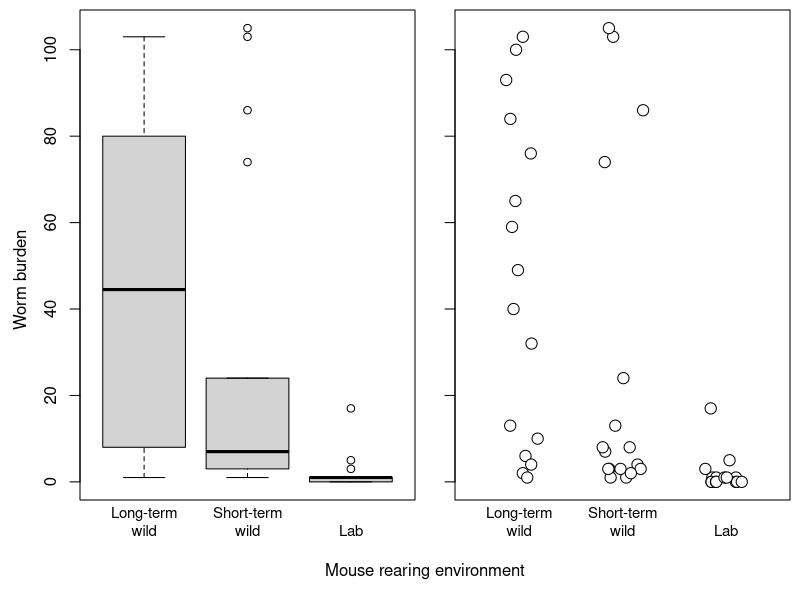
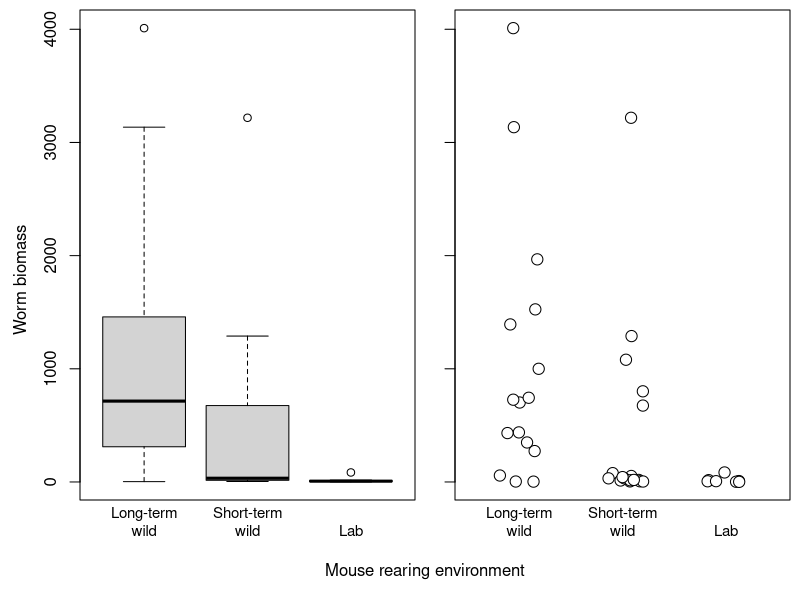

Write R code to recreate these figures, in order. (Note: this script raises an error after producing the figures.)
## ---- chunk 1
knitr::opts_chunk$set(echo = FALSE,
                      dev=c('png','tiff'),
                      fig.path='figures/')
## ---- chunk 2
library(tidyverse)
x <- read.csv("Stony_Ford_pilot.csv")
names(x)
colnames(x)[1] <- "year"
colnames(x)[7] <- "mln.ifn"
colnames(x)[8] <- "mln.il13"
colnames(x)[9] <- "gp.ifn"
colnames(x)[10] <- "gp.il13"
mutate(x,
       mln.ifn=as.numeric(mln.ifn),
       mln.il13=as.numeric(mln.il13),
       treatment=as.factor(treatment),
       push.to.IFN=as.factor(push.to.IFN)) -> x
## for each infected treatment, condense
lapply(levels(x$treatment),
       function(t) ## build a dataframe with the key information for this treatment
           data.frame(year=subset(x, treatment==t)[1,'year'],
                      treatment=subset(x, treatment==t)[1,'treatment'],
                      push.to.IFN=subset(x, treatment==t)[1,'push.to.IFN'],
                      timepoint=subset(x, treatment==t)[1:(nrow(subset(x,treatment==t))/2),"timepoint"],
                      gp.ifn=subset(x, treatment==t)[1:(nrow(subset(x,treatment==t))/2),"gp.ifn"],
                      gp.il13=subset(x, treatment==t)[1:(nrow(subset(x,treatment==t))/2),"gp.il13"],
                      mln.ifn=subset(x, treatment==t)[(nrow(subset(x,treatment==t))/2+1):nrow(subset(x,treatment==t)),"mln.ifn"],
                      mln.il13=subset(x, treatment==t)[(nrow(subset(x,treatment==t))/2+1):nrow(subset(x,treatment==t)),"mln.il13"],
                      worm.count=subset(x, treatment==t)[1:(nrow(subset(x,treatment==t))/2),"worm.count"],
                      worm.biomass=subset(x, treatment==t)[1:(nrow(subset(x,treatment==t))/2),"worm.biomass"])
       ) %>% do.call(rbind.data.frame, .)  -> y

y$push.to.IFN <- relevel(y$push.to.IFN, "strong")

## ---- chunk 3
par(mfrow=c(1,2), mar=c(3,1.5,0.5,0.5), oma=c(2,2.5,0,0))
## box plots focus attention on mean differences
with(y, plot(push.to.IFN, worm.count, pch=21, xaxt='n'))
axis(1, at=1:3, tick=F, labels=c("Long-term\nwild","Short-term\nwild","Lab"), cex.axis=0.9)
## points plots focus attention on variability
plot.new()
plot.window(xlim=c(0.5,3.5), ylim=range(y$worm.count,na.rm=T))
axis(2, tick=T, labels=FALSE);axis(1, at=1:3, tick=F, labels=c("Long-term\nwild","Short-term\nwild","Lab"), cex.axis=0.9);box('plot')
with(y, points(jitter(as.numeric(push.to.IFN)), worm.count, pch=21, cex=1.5, bg=0))
mtext(side=1, line=0, outer=T, "Mouse rearing environment")
mtext(side=2, line=1, outer=T, "Worm burden")
## ---- chunk 4
par(mfrow=c(1,2), mar=c(3,1.5,0.5,0.5), oma=c(2,2.5,0,0))
## box plots focus attention on mean differences
with(y, plot(push.to.IFN, worm.biomass, pch=21, xaxt='n'))
axis(1, at=1:3, tick=F, labels=c("Long-term\nwild","Short-term\nwild","Lab"), cex.axis=0.9)
## points plots focus attention on variability
plot.new()
plot.window(xlim=c(0.5,3.5), ylim=range(y$worm.biomass,na.rm=T))
axis(2, tick=T, labels=FALSE);axis(1, at=1:3, tick=F, labels=c("Long-term\nwild","Short-term\nwild","Lab"), cex.axis=0.9);box('plot')
with(y, points(jitter(as.numeric(push.to.IFN)), worm.biomass, pch=21, cex=1.5, bg=0))
mtext(side=1, line=0, outer=T, "Mouse rearing environment")
mtext(side=2, line=1, outer=T, "Worm biomass")
## ---- chunk 5
par(mfrow=c(2,2), mar=c(3,3,1,1), oma=c(2,2,0,0))
with(subset(y[grep("Infected",y$treatment),], time=="3"),
     plot(mln.il13, worm.count, cex=2, pch=22, bg=as.numeric(push.to.IFN), xlab="", ylab=""))
mtext(side=2, "Worm burden", line=3)
with(subset(y[grep("Infected",y$treatment),], time=="3"),
     plot(gp.il13, worm.count, cex=2, pch=22, bg=as.numeric(push.to.IFN), xlab="", ylab=""))
legend(x='topright', c("Long-term wild", "Short-term wild", "Lab"), pch=22, pt.bg=c(1,2,3), bty='n')

with(subset(y[grep("Infected",y$treatment),], time=="3"),
     plot(mln.il13, worm.biomass, cex=2, pch=22, bg=as.numeric(push.to.IFN), xlab="", ylab=""))
mtext(side=1, "Mesenteric lymph\nIL-13 (pg/ml)", line=3.5)
mtext(side=2, "Worm biomass", line=3)
with(subset(y[grep("Infected",y$treatment),], time=="3"),
     plot(gp.il13, worm.biomass, cex=2, pch=22, bg=as.numeric(push.to.IFN), xlab="", ylab=""))
mtext(side=1, "Lamina propria\n%IL-13+ CD4+ cells", line=3.5)
## ---- chunk 6

z <- read.csv("T_muris_dose_response.csv")
## Plot worm burden by dose
z %>% 
  group_by(Category, Mouse.ID) %>% 
  summarise(burden=sum(Broken.Y.N.%in%c("N","Y(Head)","Y (Head)","Y(Head+Tail)"))) -> z2


par(mfrow=c(1,3), mar=c(5,5,0.5,0.5), oma=c(1,1,0,0))
boxplot(y$worm.count~y$push.to.IFN, outline=FALSE, names=c('','',''), xlab="", ylab="", cex.axis=1.8)
with(subset(y, push.to.IFN=="strong"), points(jitter(rep(1,length(worm.count)),factor=4), worm.count, pch=21, cex=2, bg=1))
with(subset(y, push.to.IFN=="moderate"), points(jitter(rep(2,length(worm.count)),factor=4), worm.count, pch=21, cex=2, bg=2))
with(subset(y, push.to.IFN=="weak"), points(jitter(rep(3,length(worm.count)),factor=4), worm.count, pch=21, cex=2, bg=3))
mtext(side=2, line=3, "Worm burden", cex=1.5)
mtext(side=1, line=3, "Environment", cex=1.5)
legend(x='topright', c("Long-term\nwild", "Short-term\nwild", "Lab"), pch=21, pt.bg=c(1,2,3), cex=1.75, pt.cex=2)

z <- y[grep("Infected",y$treatment),]

plot(z$gp.il13, z$gp.ifn, xlim=range(z$gp.il13,na.rm=T), ylim=range(z$gp.ifn,na.rm=T), xlab='', ylab='', pch=21, bg=as.numeric(z$push.to.IFN), cex=z$worm.count/20+2.5, cex.axis=1.8)
mtext(side=1, "Th2 response", line=3, cex=1.5)
mtext(side=2, "Th1 response", line=3, cex=1.5)
#legend(x='topright', c("\n0 worms", "\n20 worms", "\n60 worms", "\n100 worms"))
points(rep(21,4), c(51,48,45,41), pch=21, bg=1, cex=c(1,2,4,6))
text(31, 51, "0 worms", cex=2)
text(31, 48, "20 worms", cex=2)
text(31, 45, "60 worms", cex=2)
text(31, 41, "100 worms", cex=2)
lines(c(19,19), c(38,55))
lines(c(19,38), c(38,38))

boxplot(z2$burden~z2$Category, xlab="", ylab="", outline=FALSE, cex.axis=1.8)
points(jitter(as.numeric(as.factor(z2$Category)), amount=0.1), z2$burden, cex=2)
mtext(side=1, "Dose", line=3, cex=1.5)
mtext(side=2, "Worm burden", line=3, cex=1.5)



